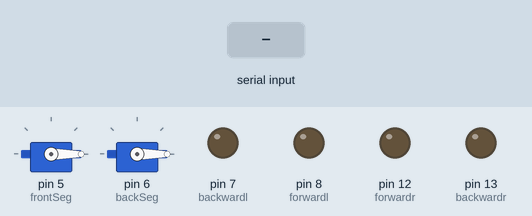
A sketch run on a simulated Arduino Uno, built with avr-gcc and run on an emulated ATmega328P. Shown: 2 × servo, output pins drawn as LEDs (lit = HIGH). The inputs (shaded band) are chosen by the test bench.

Above: at 1.2 s.
1.3 s: byte 1 (FORWARD) received over Serial
At 1.6 s:
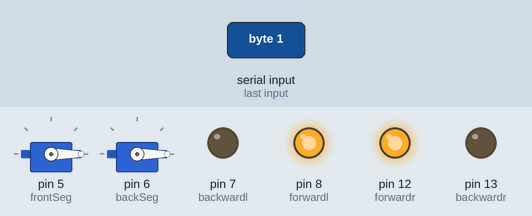
2.8 s: byte 2 (BACK) received over Serial
At 4.0 s:
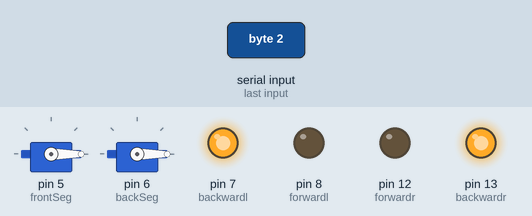
4.3 s: byte 3 (LEFT) received over Serial
At 5.1 s:
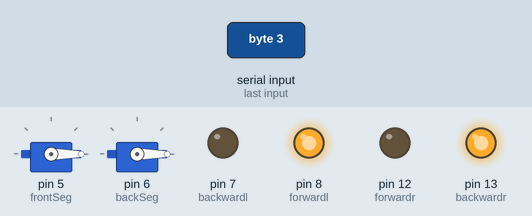
5.8 s: byte 4 (RIGHT) received over Serial
At 6.2 s:
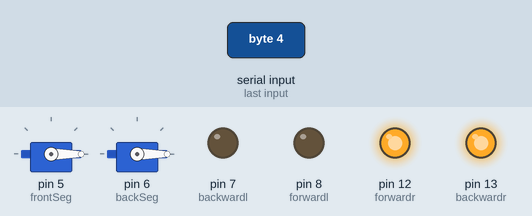
Timing chart, 0 to 8.3 s (numbered marks = the images above; inputs shaded):
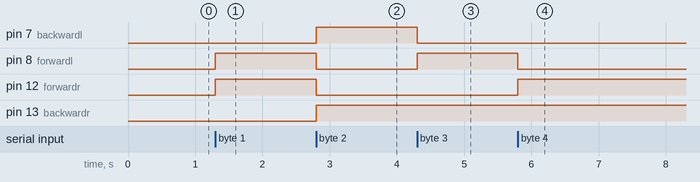

Measured:
- after the input at 1.3 s, pin 8 (forwardl), pin 12 (forwardr): LOW → HIGH at once
- after the input at 2.8 s, pin 7 (backwardl), pin 13 (backwardr): LOW → HIGH at once; pin 8 (forwardl), pin 12 (forwardr): HIGH → LOW at once
- after the input at 4.3 s, pin 7 (backwardl): HIGH → LOW at once; pin 8 (forwardl): LOW → HIGH at once
- after the input at 5.8 s, pin 8 (forwardl): HIGH → LOW at once; pin 12 (forwardr): LOW → HIGH at once

The sketch:

carv2_mobile.ino
```cpp
#include <Servo.h>

#define FORWARD 1
#define BACK 2
#define LEFT 3
#define RIGHT 4
#define STOP 5

#define FU 6
#define FD 7
#define BU 8
#define BD 9
#define RESET 0

int forwardl = 8, backwardl = 7;
int forwardr = 12, backwardr = 13;
int frontSeg = 5, backSeg = 6;
int posf = 0, posb = 0;
int direct = 0, lift = 0;
Servo sf, sb;

void setup(){
  Serial.begin(9600);
  sf.attach(frontSeg);
  sb.attach(backSeg);
  sf.write(0);
  sb.write(0);
  pinMode(forwardl, OUTPUT);
  pinMode(backwardl, OUTPUT);
  pinMode(forwardr, OUTPUT);
  pinMode(backwardr, OUTPUT);
  digitalWrite(forwardl, LOW);
  digitalWrite(backwardl, LOW);
  digitalWrite(forwardr, LOW);
  digitalWrite(backwardr, LOW);
}

void loop(){
  while (Serial.available() > 0){
    direct = Serial.read();
    if (direct == FORWARD){
      digitalWrite(forwardl, HIGH);
      digitalWrite(forwardr, HIGH);
      digitalWrite(backwardr, LOW);
      digitalWrite(backwardl, LOW);
    }
    if (direct == BACK){
      digitalWrite(forwardl, LOW);
      digitalWrite(forwardr, LOW);
      digitalWrite(backwardr, HIGH);
      digitalWrite(backwardl, HIGH);
    }

    if (direct == LEFT){
      digitalWrite(forwardl, HIGH);
      digitalWrite(forwardr, LOW);
      digitalWrite(backwardr, HIGH);
      digitalWrite(backwardl, LOW);
    }

    if (direct == RIGHT){
      digitalWrite(forwardl, LOW);
      digitalWrite(forwardr, HIGH);
      digitalWrite(backwardr, HIGH);
      digitalWrite(backwardl, LOW);
    }

    if (direct == STOP){
      digitalWrite(forwardl, LOW);
      digitalWrite(backwardl, LOW);
      digitalWrite(forwardr, LOW);
      digitalWrite(backwardr, LOW);
    }
    lift = Serial.read();
    if (lift == FU)
      sf.write(70);
    if (lift == FD)
      sf.write(-70);
    if (lift == BU)
      sb.write(70);
    if (lift == BD)
      sb.write(-70);
    if (lift == RESET){
      sf.write(0);
      sb.write(0);
    }
  }
}
```
